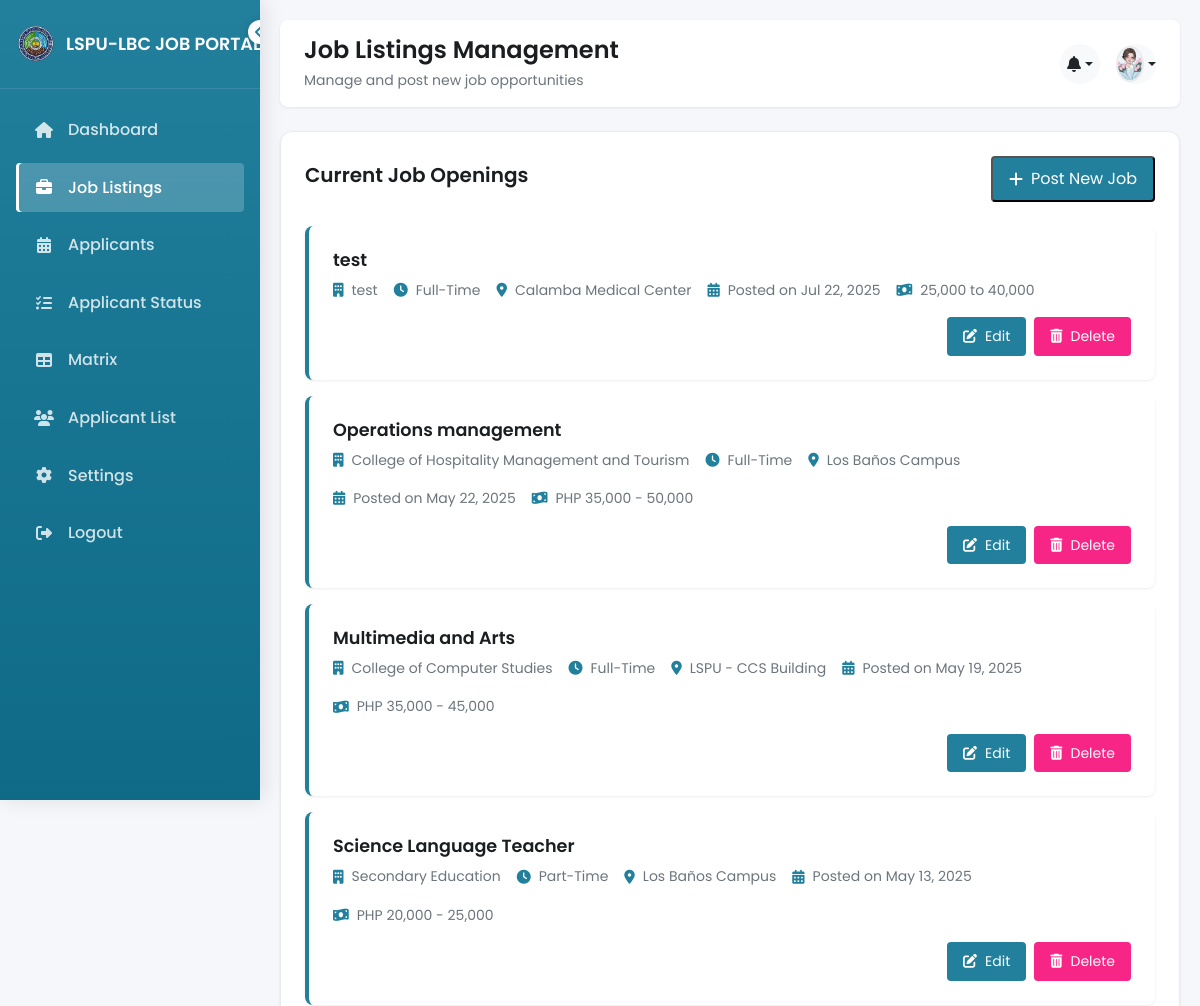
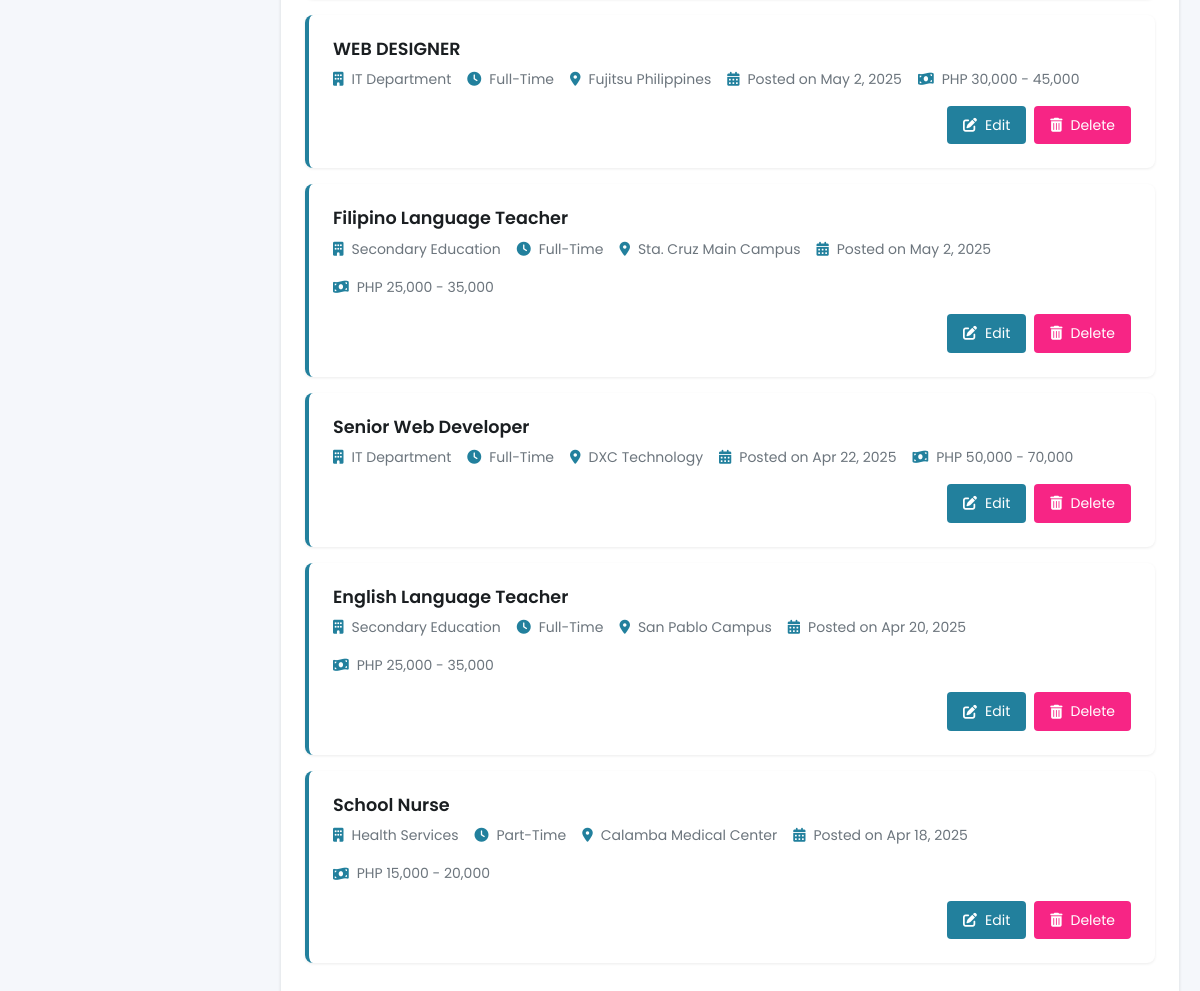
/joblistings.php (signed in), run on the app's committed database (2 pictures, top to bottom).
### tables this page shows
CREATE TABLE `users` (
  `user_id` int(11) NOT NULL,
  `first_name` varchar(50) NOT NULL,
  `middle_name` varchar(50) DEFAULT NULL,
  `last_name` varchar(50) NOT NULL,
  `email` varchar(100) NOT NULL,
  `birthdate` date DEFAULT NULL,
  `phone` varchar(20) DEFAULT NULL,
  `username` varchar(50) DEFAULT NULL,
  `password` varchar(255) DEFAULT NULL,
  `profile_pic` varchar(255) DEFAULT NULL,
  `reset_token` varchar(255) DEFAULT NULL,
  `token_expiry` datetime DEFAULT NULL,
  `reset_expires` datetime DEFAULT NULL,
  `role` enum('applicant','admin','superadmin') NOT NULL DEFAULT 'applicant',
  `is_active` tinyint(1) NOT NULL DEFAULT 1,
  `last_login` datetime DEFAULT NULL,
  `created_at` timestamp NOT NULL DEFAULT current_timestamp(),
  `updated_at` timestamp NOT NULL DEFAULT current_timestamp() ON UPDATE current_timestamp(),
  `email_verified` tinyint(1) DEFAULT 0,
  `verification_token` varchar(255) DEFAULT NULL,
  `verification_expires` datetime DEFAULT NULL
);

CREATE TABLE `job_positions` (
  `position_id` int(11) NOT NULL,
  `title` varchar(255) NOT NULL,
  `department_id` int(11) NOT NULL,
  `type` enum('Full-Time','Part-Time') NOT NULL,
  `category` enum('Teaching','Non-Teaching') NOT NULL,
  `location_id` int(11) NOT NULL,
  `date_posted` date NOT NULL,
  `place_of_assignment` varchar(255) NOT NULL,
  `status` enum('Open','Closed') DEFAULT 'Open',
  `created_at` timestamp NOT NULL DEFAULT current_timestamp(),
  `updated_at` timestamp NOT NULL DEFAULT current_timestamp() ON UPDATE current_timestamp(),
  `description` text DEFAULT NULL,
  `salary_range` varchar(100) DEFAULT NULL
);

CREATE TABLE `departments` (
  `department_id` int(11) NOT NULL,
  `name` varchar(255) NOT NULL,
  `description` text DEFAULT NULL,
  `created_at` timestamp NOT NULL DEFAULT current_timestamp(),
  `updated_at` timestamp NOT NULL DEFAULT current_timestamp() ON UPDATE current_timestamp()
);

CREATE TABLE `locations` (
  `location_id` int(11) NOT NULL,
  `name` varchar(255) NOT NULL,
  `address` text DEFAULT NULL,
  `created_at` timestamp NOT NULL DEFAULT current_timestamp(),
  `updated_at` timestamp NOT NULL DEFAULT current_timestamp() ON UPDATE current_timestamp()
);

### joblistings.php (the view, shortened to what this page needs)
<?php
$host = 'localhost';
$db = 'appjobsystem';
$userDb = 'root';
$pass = '';
$conn = new mysqli($host, $userDb, $pass, $db);
$userId = $_SESSION['user_id'];
$stmt = $conn->prepare("SELECT user_id, first_name, last_name, profile_pic FROM users WHERE user_id = ?");
$stmt->bind_param("i", $userId);
$stmt->execute();
$result = $stmt->get_result();
$user = $result->fetch_assoc();
$sql = "SELECT jp.*, d.name AS department_name, l.name AS location_name
        FROM job_positions jp
        JOIN departments d ON jp.department_id = d.department_id
        JOIN locations l ON jp.location_id = l.location_id
        ORDER BY jp.date_posted DESC";
$result = $conn->query($sql);
$profilePicFilename = !empty($user['profile_pic']) ? $user['profile_pic'] : 'default.jpg';
$picsPath = 'uploads/profile_pics/' . $profilePicFilename;
$hasProfilePic = file_exists($picsPath);
?>
<!DOCTYPE html>
<html lang="en">
<head>
  <link href="https://cdn.jsdelivr.net/npm/bootstrap@5.3.0-alpha1/dist/css/bootstrap.min.css" rel="stylesheet">
  <link rel="stylesheet" href="https://cdnjs.cloudflare.com/ajax/libs/font-awesome/6.4.0/css/all.min.css">
  <link rel="stylesheet" href="https://cdnjs.cloudflare.com/ajax/libs/animate.css/4.1.1/animate.min.css">
  <link href="https://unpkg.com/aos@2.3.1/dist/aos.css" rel="stylesheet">
  <link rel="stylesheet" href="assets/css/admin/joblistings.css">
</head>
<body>
    <?php include 'admin_sidebar.php'; ?>
    <div class="main-content">
        <div class="topbar animate-slide-up">
            <div class="topbar-title">
                <h1>Job Listings Management</h1>
                <p>Manage and post new job opportunities</p>
            </div>
            <div class="topbar-actions">
                <div class="dropdown">
                    <button class="notification-btn dropdown-toggle" type="button" id="notificationDropdown" data-bs-toggle="dropdown" aria-expanded="false">
                        <i class="fas fa-bell"></i>
                    </button>
                </div>
                <div class="dropdown">
                    <button class="profile-btn dropdown-toggle" type="button" id="profileDropdown" data-bs-toggle="dropdown" aria-expanded="false">
                        <?php if ($hasProfilePic): ?>
                            <img src="<?= htmlspecialchars($picsPath) ?>" class="profile-img" alt="Profile">
                        <?php else: ?>
                            <i class="fas fa-user-circle fs-5"></i>
                        <?php endif; ?>
                    </button>
                </div>
            </div>
        </div>
<div class="job-listings-card animate-slide-up delay-2">
  <div class="job-listings-header">
    <h2 class="job-listings-title">Current Job Openings</h2>
    <button type="button" class="add-job-btn animate-slide-up delay-3" data-bs-toggle="modal" data-bs-target="#createJobModal">
      <i class="fas fa-plus"></i>
      <span>Post New Job</span>
    </button>
  </div>
  <?php if ($result->num_rows > 0): ?>
    <?php while ($job = $result->fetch_assoc()): ?>
      <div class="job-card animate-fade-in">
        <h3 class="job-title"><?= htmlspecialchars($job['title']) ?></h3>
        <div class="job-meta">
          <span class="job-meta-item">
            <i class="fas fa-building"></i>
            <?= htmlspecialchars($job['department_name']) ?>
          </span>
          <span class="job-meta-item">
            <i class="fas fa-clock"></i>
            <?= htmlspecialchars($job['type']) ?>
          </span>
          <span class="job-meta-item">
            <i class="fas fa-map-marker-alt"></i>
            <?= htmlspecialchars($job['location_name']) ?>
          </span>
          <span class="job-meta-item">
            <i class="fas fa-calendar-alt"></i>
            Posted on <?= htmlspecialchars(date("M j, Y", strtotime($job['date_posted']))) ?>
          </span>
          <span class="job-meta-item">
            <i class="fas fa-money-bill-wave"></i>
            <?= htmlspecialchars($job['salary_range'] ?? 'Not specified') ?>
          </span>
        </div>
        <div class="job-actions">
          <button class="job-btn edit-btn" onclick="openEditModal(<?= $job['position_id'] ?>)">
            <i class="fas fa-edit"></i>
            Edit
          </button>
          <a href="?delete=<?= $job['position_id'] ?>" class="job-btn delete-btn" onclick="return confirm('Are you sure you want to delete this job? This action cannot be undone.')">
            <i class="fas fa-trash-alt"></i>
            Delete
          </a>
        </div>
      </div>
    <?php endwhile; ?>
  <?php endif; ?>
</div>
</div>
</body>
</html>

### assets/css/admin/joblistings.css (style rules this page uses)
:root { --primary: #22809d; --primary-light: #e1f0f5; --primary-lighter: #f0f8fa; --secondary: #0E6A87; --success: #4cc9f0; --success-dark: #38b6db; --warning: #f8961e; --danger: #f72585; --dark: #212529; --darker: #1a1e21; --light: #f8f9fa; --lighter: #fbfcfd; --gray: #6c757d; --gray-light: #e9ecef; --gray-lighter: #f1f3f5; --white: #ffffff; --shadow-sm: 0 1px 3px rgba(0,0,0,0.08); --shadow-md: 0 4px 6px rgba(0,0,0,0.1); --shadow-lg: 0 10px 15px rgba(0,0,0,0.1); --radius-sm: 0.25rem; --radius-md: 0.5rem; --radius-lg: 0.75rem; --transition: all 0.3s ease; --sidebar-width: 260px; --sidebar-collapsed-width: 80px; --sidebar-transition: all 0.4s cubic-bezier(0.4, 0,0.2, 1); }
body { font-family: 'Poppins', sans-serif; background-color: #f5f7fb; color: var(--dark); line-height: 1.6; overflow-x: hidden; }
.main-content { margin-left: var(--sidebar-width); min-height: 100vh; transition: var(--sidebar-transition); padding: 20px; }
.topbar { background: white; padding: 1rem 1.5rem; border-radius: var(--radius-md); box-shadow: var(--shadow-sm); margin-bottom: 1.5rem; display: flex; justify-content: space-between; align-items: center; position: sticky; top: 0; z-index: 100; }
.topbar-title h1 { font-size: 1.5rem; font-weight: 600; margin-bottom: 0.25rem; color: var(--darker); }
.topbar-title p { font-size: 0.875rem; color: var(--gray); margin-bottom: 0; }
.topbar-actions { display: flex; align-items: center; gap: 1rem; }
.notification-btn, .profile-btn { position: relative; width: 40px; height: 40px; display: flex; align-items: center; justify-content: center; border-radius: 50%; background: var(--light); color: var(--dark); border: none; transition: var(--transition); }
.profile-img { width: 36px; height: 36px; border-radius: 50%; object-fit: cover; border: 2px solid var(--gray-light); transition: var(--transition); }
.job-listings-card { background: white; border-radius: var(--radius-lg); padding: 1.5rem; box-shadow: var(--shadow-sm); margin-bottom: 1.5rem; transition: var(--transition); border: 1px solid var(--gray-light); }
.job-listings-header { display: flex; justify-content: space-between; align-items: center; margin-bottom: 1.5rem; }
.job-listings-title { font-size: 1.25rem; font-weight: 600; color: var(--darker); }
.add-job-btn { display: flex; align-items: center; gap: 0.5rem; padding: 0.5rem 1rem; background: var(--primary); color: white; border-radius: var(--radius-sm); text-decoration: none; transition: var(--transition); }
.job-card { background: white; border-radius: var(--radius-md); padding: 1.5rem; margin-bottom: 1rem; transition: var(--transition); border-left: 4px solid var(--primary); box-shadow: var(--shadow-sm); }
.job-title { font-size: 1.1rem; font-weight: 600; color: var(--darker); margin-bottom: 0.5rem; }
.job-meta { display: flex; flex-wrap: wrap; gap: 1rem; font-size: 0.875rem; color: var(--gray); margin-bottom: 1rem; }
.job-meta-item { display: flex; align-items: center; gap: 0.5rem; }
.job-meta-item i { color: var(--primary); }
.job-actions { display: flex; justify-content: flex-end; gap: 0.5rem; }
.job-btn { padding: 0.5rem 1rem; border-radius: var(--radius-sm); text-decoration: none; font-size: 0.875rem; display: flex; align-items: center; gap: 0.5rem; transition: var(--transition); }
.edit-btn { background: var(--primary); color: white; border: none; }
.delete-btn { background: var(--danger); color: white; border: none; }
.animate-fade-in { animation: fadeIn 0.5s ease forwards; }
.animate-slide-up { animation: fadeInUp 0.6s ease forwards; }
.delay-2 { animation-delay: 0.2s; }
.delay-3 { animation-delay: 0.3s; }

### data on the page
users: profile_pic (picture)
job_positions: title "test", department.name "test", type "Full-Time", location.name "Calamba Medical Center", date_posted "Jul 22, 2025", salary_range "25,000 to 40,000"
job_positions: title "Operations management", department.name "College of Hospitality Management and Tourism", type "Full-Time", location.name "Los Baños Campus", date_posted "May 22, 2025", salary_range "PHP 35,000 - 50,000"
job_positions: title "Multimedia and Arts", department.name "College of Computer Studies", type "Full-Time", location.name "LSPU - CCS Building", date_posted "May 19, 2025", salary_range "PHP 35,000 - 45,000"
job_positions: title "Science Language Teacher", department.name "Secondary Education", type "Part-Time", location.name "Los Baños Campus", date_posted "May 13, 2025", salary_range "PHP 20,000 - 25,000"
job_positions: title "WEB DESIGNER", department.name "IT Department", type "Full-Time", location.name "Fujitsu Philippines", date_posted "May 2, 2025", salary_range "PHP 30,000 - 45,000"
job_positions: title "Filipino Language Teacher", department.name "Secondary Education", type "Full-Time", location.name "Sta. Cruz Main Campus", date_posted "May 2, 2025", salary_range "PHP 25,000 - 35,000"
job_positions: title "Senior Web Developer", department.name "IT Department", type "Full-Time", location.name "DXC Technology", date_posted "Apr 22, 2025", salary_range "PHP 50,000 - 70,000"
job_positions: title "English Language Teacher", department.name "Secondary Education", type "Full-Time", location.name "San Pablo Campus", date_posted "Apr 20, 2025", salary_range "PHP 25,000 - 35,000"
job_positions: title "School Nurse", department.name "Health Services", type "Part-Time", location.name "Calamba Medical Center", date_posted "Apr 18, 2025", salary_range "PHP 15,000 - 20,000"
